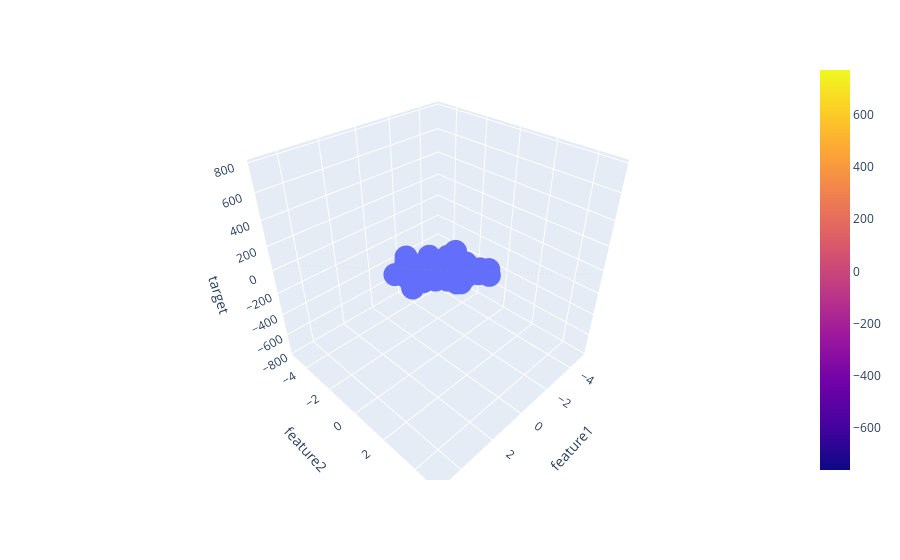

Notebook source saved alongside this figure:
### Code cell
fig = px.scatter_3d(df, x="feature1", y="feature2", z="target")
fig.add_trace(go.Surface(x=x, y=y, z=z))
fig.show()
